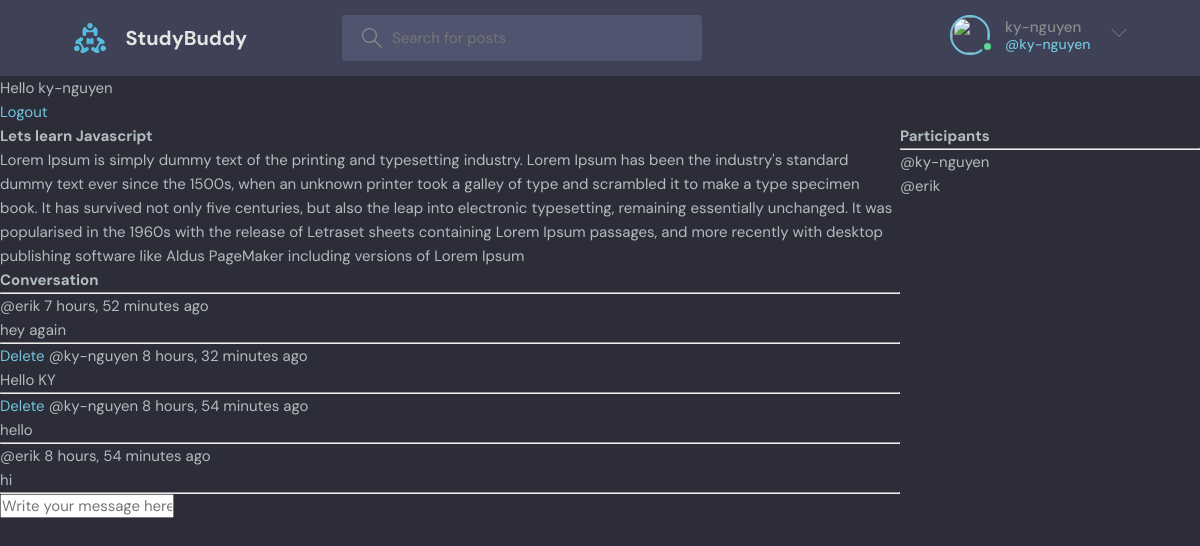
Screenshot of /room/1/ (signed in) with the database file from the repository.
### base/models.py (models this page shows, shortened)
class Room(models.Model):
    host = models.ForeignKey(User, on_delete=models.SET_NULL, null=True)
    topic = models.ForeignKey(Topic, on_delete=models.SET_NULL, null=True)
    name = models.CharField(max_length=200)
    description = models.TextField(null=True, blank=True)
    participants = models.ManyToManyField(User, related_name='participants', blank=True)
    updated = models.DateTimeField(auto_now=True)
    created = models.DateTimeField(auto_now_add=True)
    class Meta:
        ordering = ['-updated', '-created']

class Message(models.Model):
    user = models.ForeignKey(User, on_delete=models.CASCADE)
    room = models.ForeignKey(Room, on_delete=models.CASCADE)
    body = models.TextField()
    updated = models.DateTimeField(auto_now=True)
    created = models.DateTimeField(auto_now_add=True)
    class Meta:
        ordering = ['-updated', '-created']

### base/views.py (the view, shortened to what this page needs)
# urls.py: path('room/<str:pk>/', views.room, name='room'),
def room(request, pk):
    room = Room.objects.get(id=pk)
    room_messages = room.message_set.all().order_by('-created')
    participants = room.participants.all()
    context = {
        'room': room,
        'room_messages': room_messages,
        'participants': participants,
    }
    return render(request, 'base/room.html', context)

### base/templates/base/room.html (shortened to what this page needs)
{% extends 'main.html' %}
{% block content %}
    <div class="room-container">
    <div>
<h1>{{ room.name }}</h1>
    <p>{{ room.description }}</p>
    <div class="comment-wrapper">
      <h3>Conversation</h3>
      <hr>
    {% for message in room_messages %}
           <div>
           {% if request.user == message.user %}
               <a href="{% url 'delete-message' message.id %}">Delete</a>
           {% endif %}
               <small>@{{ message.user }} {{ message.created|timesince }} ago</small>
               <p>{{ message.body }}</p>
           <hr>
           </div>
    {% endfor %}
    </div>
    {% if request.user.is_authenticated %}
    <div class="comment-form">
        <form  method="post" action="">
              <input type="text" name="body" placeholder="Write your message here,...">
        </form>
    </div>
    {% endif %}
    </div>
    <div>
        <h3>Participants</h3>
        <hr>
        {% for user in participants %}
            <div>
               <p>@{{ user.username }}</p>
            </div>
        {% endfor %}
    </div>
    </div>
{% endblock content %}

### templates/navbar.html (shortened to what this page needs)
{% load static %}
<header class="header header--loggedIn">
    <div class="container">
        <a href="{% url 'home' %}" class="header__logo">
            <img src="{% static 'images/logo.svg' %}" />
            <h1>StudyBuddy</h1>
        </a>
        <form class="header__search" method="GET" action="{% url 'home' %}">
            <label>
                <input name="q" placeholder="Search for posts" />
            </label>
        </form>
        <nav class="header__menu">
            {% if request.user.is_authenticated %}
            <div class="header__user">
                <a href="">
                    <div class="avatar avatar--medium active">
                        <img src="{{request.user.avatar.url}}" />
                    </div>
                    <p>{{request.user.username}} <span>@{{request.user.username}}</span></p>
                </a>
                <button class="dropdown-button">
                    <svg version="1.1" xmlns="http://www.w3.org/2000/svg" width="32" height="32" viewBox="0 0 32 32">
                        <title>chevron-down</title>
                        <path d="M16 21l-13-13h-3l16 16 16-16h-3l-13 13z"></path>
                    </svg>
                </button>
            </div>
            {% else %}
            <a href="{% url 'login' %}">
                <img src="{% static 'images/avatar.svg' %}" />
                <p>Login</p>
            </a>
            {% endif %}
        </nav>
    </div>
</header>
{% if  request.user.is_authenticated %}
    <p>Hello {{ request.user }}</p>
<a href="{% url 'logout' %}">Logout</a>
{% else %}
<a href="{% url 'login' %}">Login</a>
{% endif %}

### static/styles/style.css (style rules this page uses)
:root { --color-main: #71c6dd; --color-main-light: #e1f6fb; --color-dark: #3f4156; --color-dark-medium: #51546e; --color-dark-light: #696d97; --color-light: #e5e5e5; --color-gray: #8b8b8b; --color-light-gray: #b2bdbd; --color-bg: #2d2d39; --color-success: #5dd693; --color-error: #fc4b0b; }
* { font-family: "DM Sans", -apple-system, BlinkMacSystemFont, "Segoe UI", Roboto, Oxygen, Ubuntu, Cantarell, "Open Sans", "Helvetica Neue", sans-serif; margin: 0; padding: 0; box-sizing: border-box; text-rendering: optimizeLegibility; font-size: inherit; }
html { font-size: 56.25%; }
@media only screen and (min-width: 1200px) { html { font-size: 62.5%; } }
body { line-height: 1.6; font-weight: 400; font-size: 1.5rem; color: var(--color-light-gray); background-color: var(--color-bg); min-height: 100vh; }
img { width: 100%; }
a { display: inline-block; color: var(--color-main); text-decoration: none; }
.container { max-width: 120rem; width: 90%; margin: auto; }
.avatar { position: relative; display: inline-block; border-radius: 50%; border: 2px solid var(--color-main); }
.avatar img { display: block; border-radius: 50%; object-fit: cover; object-position: center; }
.avatar::after { content: ""; display: block; position: absolute; background-color: var(--color-gray); z-index: 111; border-radius: 50%; border: 0.3rem solid var(--color-dark); }
.avatar.active::after { background-color: var(--color-success); }
.avatar.avatar--medium img { width: 3.6rem; height: 3.6rem; border-radius: 50%; }
.avatar.avatar--medium:after { width: 0.7rem; height: 0.7rem; bottom: 0px; right: -6px; }
.header { padding: 1.5rem; background-color: var(--color-dark); }
.header > .container { display: flex; gap: 9.5rem; }
.header__logo, .header__user { display: flex; gap: 2rem; align-items: center; }
.header__logo > img { height: 3.2rem; width: 3.2rem; }
.header__logo > h1 { font-weight: 700; font-size: 2rem; color: var(--color-light); }
.header__search > label { background-color: var(--color-dark-medium); padding: 1.3rem 1rem; display: flex; align-items: center; gap: 1rem; border-radius: 4px; }
.header__search svg { fill: var(--color-gray); width: 2rem; height: 2rem; margin-left: 1rem; }
.header__search input { width: 30rem; background: transparent; border: none; outline: none; color: var(--color-light); }
.header__menu { margin-left: auto; position: relative; }
.header__menu a { display: flex; gap: 1.5rem; align-items: center; font-weight: 500; text-decoration: none; color: var(--color-gray); }
.header__menu img { height: 3.6rem; }
.header__menu p { line-height: 1.2; }
.header__menu span { color: var(--color-main); font-weight: 500; font-size: 1.4rem; display: block; }
.header__menu svg { width: 1.6rem; height: 1.6rem; fill: var(--color-dark-light); }
.dropdown-button { background: transparent; border: 0; outline: 0; cursor: pointer; }

### base/templates/base/room.html (style rules this page uses)
.room-container { display: grid; grid-template-columns: 3fr 1fr; }

### rows the page displays
Room: name "Lets learn Javascript", description "Lorem Ipsum is simply dummy text of the printing and typesetting industry. Lorem Ipsum has been the industry's standard dummy text ever since the 1500s, when an unknown printer took a galley of type and scrambled it to make a type specimen book. It has survived not only five centuries, but also the leap into electronic typesetting, remaining essentially unchanged. It was popularised in the 1960s with the release of Letraset sheets containing Lorem Ipsum passages, and more recently with desktop publishing software like Aldus PageMaker including versions of Lorem Ipsum"
Message: user "erik", created "7 hours, 52 minutes", body "hey again"
Message: shows "Delete", user "ky-nguyen", created "8 hours, 32 minutes", body "Hello KY"
Message: shows "Delete", user "ky-nguyen", created "8 hours, 54 minutes", body "hello"
Message: user "erik", created "8 hours, 54 minutes", body "hi"

### other values shown
{{ request.user.username }} "ky-nguyen"
{{ request.user }} "ky-nguyen"
{{ user.username }} "ky-nguyen"
{{ user.username }} "erik"
